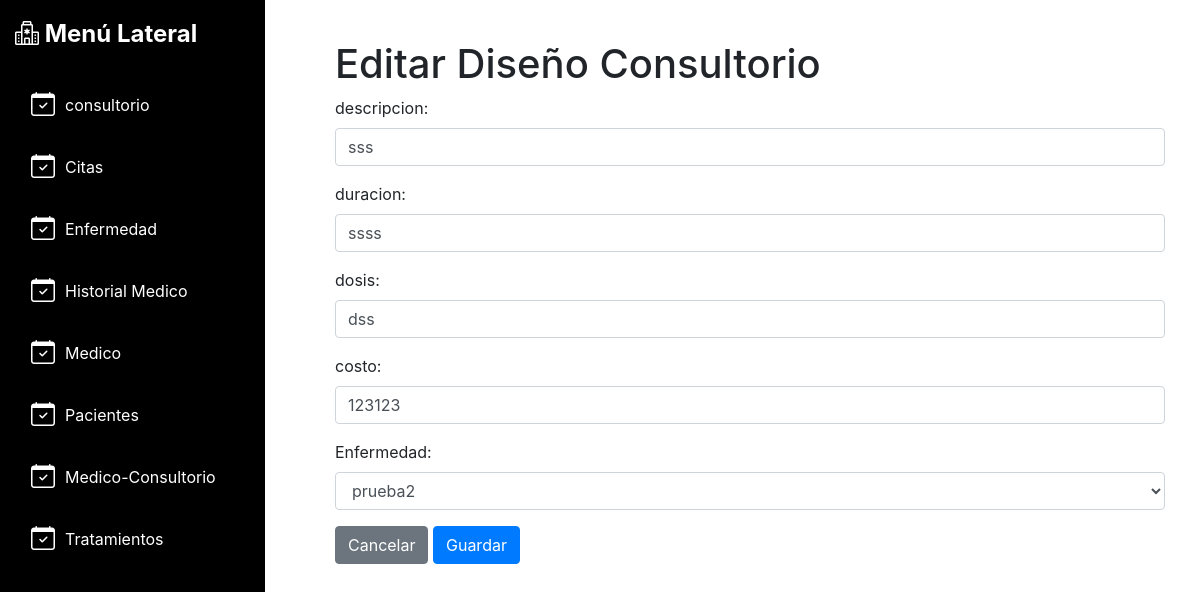
Screenshot of /ProyectoFinal/editardiseñotratamiento.php?id=5 with the database file from the repository.
### tables this page shows
CREATE TABLE `tratamiento` (
  `id_tratamiento` int(11) NOT NULL,
  `descripcion` text NOT NULL,
  `duracion` varchar(250) NOT NULL,
  `dosis` varchar(150) NOT NULL,
  `costo` varchar(150) NOT NULL,
  `id_enfermedad` int(11) DEFAULT NULL,
  `estatus` bit(1) DEFAULT b'1'
);

### ProyectoFinal/editardiseñotratamiento.php (the view, shortened to what this page needs)
<?php
if (isset($_GET['id'])) {
  $idCita = $_GET['id'];
  require_once('config.php');
  $conn = new mysqli($servername, $username, $password, $dbname);
  $consulta = "SELECT descripcion, duracion, dosis, costo, id_enfermedad FROM tratamiento WHERE id_tratamiento = '$idCita'";
  $resultado = $conn->query($consulta);
  if ($resultado->num_rows > 0) {
    $fila = $resultado->fetch_assoc();
    $descripcion = $fila['descripcion'];
    $duracion = $fila['duracion'];
    $dosis = $fila['dosis'];
    $costo = $fila['costo'];
    $enfermedad = $fila['id_enfermedad'];
  } else {
    echo "No se encontró la cita.";
    exit;
  }
} else {
  echo "ID de cita no válido.";
  exit;
}
?>
<!DOCTYPE html>
<html lang="es">
<head>
  <link rel="stylesheet" href="https://maxcdn.bootstrapcdn.com/bootstrap/4.5.2/css/bootstrap.min.css">
  <link rel="stylesheet" href="https://cdn.jsdelivr.net/npm/bootstrap-icons@1.10.2/font/bootstrap-icons.css">
</head>
<body>
  <div class="container-fluid">
    <div class="row">
      <div class="col-md-3">
        <div class="sidebar">
          <h3 class="logo">
            <i class="bi bi-hospital"></i>
            Menú Lateral
          </h3>
          <ul class="nav flex-column">
            <li class="nav-item">
              <a href="consultoriotabla.php" class="nav-link">
                <i class="bi bi-calendar-check"></i>
                <span class="text-white fw-bold">consultorio</span>
              </a>
            </li>
            <li class="nav-item">
              <a href="citatabla.php" class="nav-link">
                <i class="bi bi-calendar-check"></i>
                <span class="text-white fw-bold">Citas</span>
              </a>
            </li>
            <li class="nav-item">
              <a href="enferemedadtabla.php" class="nav-link">
                <i class="bi bi-calendar-check"></i>
                <span class="text-white fw-bold">Enfermedad</span>
              </a>
            </li>
            <li class="nav-item">
              <a href="hitorialmedicotabla.php" class="nav-link">
                <i class="bi bi-calendar-check"></i>
                <span class="text-white fw-bold">Historial Medico</span>
              </a>
            </li>
            <li class="nav-item">
              <a href="medicotabla.php" class="nav-link">
                <i class="bi bi-calendar-check"></i>
                <span class="text-white fw-bold">Medico</span>
              </a>
            </li>
            <li class="nav-item">
              <a href="pacientetabla.php" class="nav-link">
                <i class="bi bi-calendar-check"></i>
                <span class="text-white fw-bold">Pacientes</span>
              </a>
            </li>
            <li class="nav-item">
              <a href="medicoconsultoriortabla.php" class="nav-link">
                <i class="bi bi-calendar-check"></i>
                <span class="text-white fw-bold">Medico-Consultorio</span>
              </a>
            </li>
            <li class="nav-item">
              <a href="tratamientotabla.php" class="nav-link">
                <i class="bi bi-calendar-check"></i>
                <span class="text-white fw-bold">Tratamientos</span>
              </a>
            </li>
          </ul>
        </div>
      </div>
      <div class="col-md-9">
        <div class="content">
          <?php
      require_once('config.php');
      $conexion = new mysqli($servername, $username, $password, $dbname);
      $consultaEnfermedades = "SELECT id_enfermedad, nombre FROM enfermedad";
      $resultadoEnfermedades = $conexion->query($consultaEnfermedades);
      ?>
          <div>
            <h1>Editar Diseño Consultorio</h1>
            <form method="POST" action="guardardiseñotratamiento.php">
              <div class="form-group">
                <label for="fecha">descripcion:</label>
                <input type="text" class="form-control" id="descripcion" name="descripcion" value="<?php echo $descripcion; ?>">
              </div>
              <div class="form-group">
                <label for="hora">duracion:</label>
                <input type="text" class="form-control" id="duracion" name="duracion" value="<?php echo $duracion; ?>">
              </div>
              <div class="form-group">
                <label for="hora">dosis:</label>
                <input type="text" class="form-control" id="dosis" name="dosis" value="<?php echo $dosis; ?>">
              </div>
              <div class="form-group">
                <label for="hora">costo:</label>
                <input type="text" class="form-control" id="costo" name="costo" value="<?php echo $costo; ?>">
              </div>
              <div class="form-group">
                <label for="paciente">Enfermedad:</label>
                <select class="form-control" id="enfermedad" name="enfermedad">
                  <?php
                  while ($filaEnfermedad = $resultadoEnfermedades->fetch_assoc()) {
                    $selected = ($filaEnfermedad['id_enfermedad'] == $enfermedad) ? 'selected' : '';
                    echo "<option value='" . $filaEnfermedad['id_enfermedad'] . "' $selected>" . $filaEnfermedad['nombre'] . "</option>";
                  }
                  ?>
                </select>
              </div>
              <a href="tratamientotabla.php" class="btn btn-secondary">Cancelar</a>
              <button type="submit" class="btn btn-primary">Guardar</button>
            </form>
          </div>
        </div>
      </div>
    </div>
  </div>
</body>
</html>
</body>
</html>

### ProyectoFinal/editardiseñotratamiento.php (style rules this page uses)
body { background-color: #ffffff; }
.sidebar { background-color: #000000; padding: 20px; min-height: 100vh; position: relative; left: -20px; }
.sidebar .logo { color: #fff; font-size: 24px; font-weight: bold; margin-bottom: 30px; }
.sidebar .nav-link { color: #fff; transition: all 0.3s ease-in-out; display: flex; align-items: center; margin-bottom: 10px; }
.sidebar .nav-link .bi { margin-right: 10px; font-size: 24px; }
.content { padding: 20px; }

### rows the page displays
tratamiento: descripcion "sss", duracion "ssss", dosis "dss", costo "123123"

### other values shown
form field enfermedad "prueba2"
